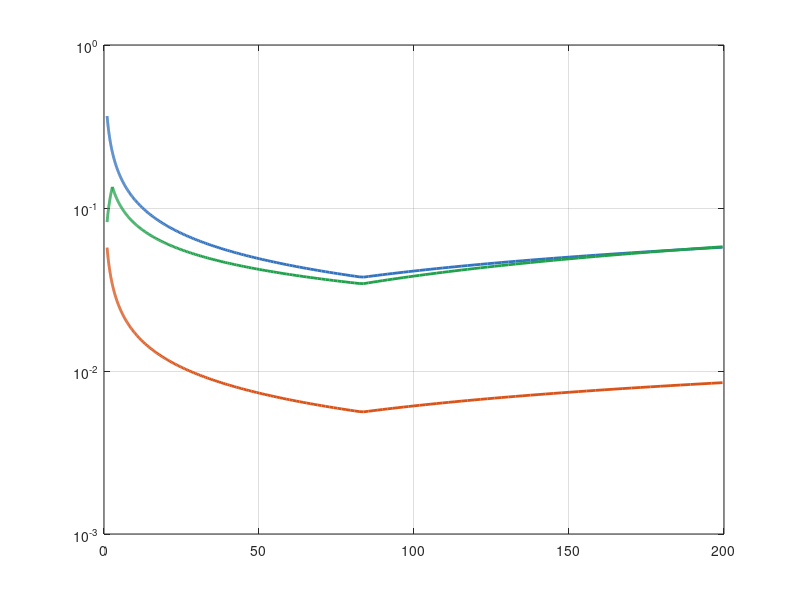

Recreate this plot in MATLAB. (Note: this script raises an error after producing the figure.)
% ==========================================================================
% MF Transformer Loss Estimation — Core & Winding Losses vs Frequency
% ==========================================================================
% Specification:
%   - Rated power  : 250 kW
%   - Voltage ratio: 800 V / 800 V  (1:1)
%   - Frequency range: 1 kHz – 200 kHz (sweep)
%   - Core materials: N87 ferrite, 3C95 ferrite, Nanocrystalline (Vitroperm)
%
% Models used:
%   - Core losses  : Steinmetz equation  P_fe = k * f^alpha * Bpk^beta * V_core
%   - Winding losses: P_cu = FR * R_dc * I_rms^2
%     where FR = 1 + (pi^2/48) * (d/delta)^4  (simplified Dowell, round wire)
%     and skin depth delta = sqrt(rho / (pi * mu0 * f))
%
% References:
%   Steinmetz parameters from manufacturer datasheets (TDK, Ferroxcube, VAC)
%   Dowell model: Dowell, P.L., IEE Proc., 1966
% ==========================================================================

clear; close all; clc;

% --------------------------------------------------------------------------
% 1. TRANSFORMER SPECIFICATIONS
% --------------------------------------------------------------------------
P_rated   = 250e3;          % [W]   rated power
V_primary = 800;            % [V]   primary voltage (rms)
FP        = 1.0;            % [-]   power factor (assumed unity)
I_rms     = P_rated / (V_primary * FP);   % [A] primary rms current ~312 A

fprintf('=== MF Transformer — 250 kW, 800V/800V ===\n');
fprintf('Primary rms current: %.1f A\n\n', I_rms);

% --------------------------------------------------------------------------
% 2. FREQUENCY SWEEP
% --------------------------------------------------------------------------
f_vec = logspace(3, 5.3, 300);   % [Hz]  1 kHz to ~200 kHz

% --------------------------------------------------------------------------
% 3. CORE MATERIAL PARAMETERS  (Steinmetz: P_v = k * f^alpha * Bpk^beta)
%    Units: P_v in W/m^3, f in Hz, Bpk in T
%    B_peak optimum is chosen as a function of frequency (see section 5)
% --------------------------------------------------------------------------
materials(1).name  = 'N87 (TDK)';
materials(1).k     = 6.5e-3;       % Steinmetz coefficient
materials(1).alpha = 1.70;         % frequency exponent
materials(1).beta  = 2.70;         % flux density exponent
materials(1).Bsat  = 0.39;         % [T]  saturation flux density @ 25°C
materials(1).color = [0.20 0.45 0.75];   % plot color (blue)
materials(1).f_max = 100e3;        % [Hz] practical upper limit

materials(2).name  = '3C95 (Ferroxcube)';
materials(2).k     = 1.5e-3;
materials(2).alpha = 1.60;
materials(2).beta  = 2.50;
materials(2).Bsat  = 0.41;
materials(2).color = [0.85 0.33 0.10];   % plot color (orange)
materials(2).f_max = 500e3;

materials(3).name  = 'Nanocrystalline (Vitroperm 500F)';
materials(3).k     = 2.0e-4;       % much lower losses
materials(3).alpha = 1.50;
materials(3).beta  = 2.00;
materials(3).Bsat  = 1.20;         % [T]  much higher Bsat
materials(3).color = [0.13 0.63 0.30];   % plot color (green)
materials(3).f_max = 200e3;

n_mat = length(materials);

% --------------------------------------------------------------------------
% 4. CORE VOLUME ESTIMATION
%    V_core is estimated from Faraday's law and an assumed window utilization.
%    A simple area-product approach: Ap = V_core * A_window
%    For a given frequency, fewer turns are needed → smaller core.
%    Here we use a simplified scaling: V_core ∝ 1/f  (constant flux linkage)
%    Anchor point: V_core = 2.5e-3 m^3 at f = 10 kHz
% --------------------------------------------------------------------------
V_core_ref = 2.5e-3;    % [m^3]  reference core volume at f_ref
f_ref      = 10e3;      % [Hz]   reference frequency
V_core_vec = V_core_ref * (f_ref ./ f_vec);  % [m^3]  scaled core volume
V_core_vec = max(V_core_vec, 0.3e-3);        % [m^3]  practical lower bound

% --------------------------------------------------------------------------
% 5. OPTIMAL PEAK FLUX DENSITY vs FREQUENCY
%    The optimal B_peak minimises total losses (core + copper).
%    As a practical approximation, B_opt scales as f^(-0.45) (empirical fit).
%    Anchor: B_opt = 80 mT at 10 kHz for ferrite, 400 mT for nanocrystalline.
% --------------------------------------------------------------------------
B_opt_ferrite_ref  = 80e-3;   % [T]  at f_ref = 10 kHz
B_opt_nano_ref     = 400e-3;  % [T]  at f_ref = 10 kHz

% --------------------------------------------------------------------------
% 6. WINDING (COPPER) LOSS MODEL
%    Simplified Dowell model for round litz wire:
%      FR = 1 + (pi^2/48) * (d_strand / delta)^4
%    where d_strand is chosen as 1.5 * delta(f) to keep FR low.
%    R_dc is estimated from geometry; scaled with 1/V_core for winding length.
% --------------------------------------------------------------------------
rho_cu  = 1.72e-8;   % [Ohm·m]  copper resistivity at 80°C (derated)
mu0     = 4*pi*1e-7; % [H/m]

% Skin depth vs frequency
delta_vec = sqrt(rho_cu ./ (pi * mu0 * f_vec));   % [m]

% Litz strand diameter: chosen as 1.5 * delta  (practical design rule)
d_strand_vec = 1.5 * delta_vec;

% Dowell FR factor for litz (valid for d/delta < 2)
FR_vec = 1 + (pi^2/48) * (d_strand_vec ./ delta_vec).^4;

% DC resistance: scales with winding volume / conductor cross-section
% R_dc_ref at f_ref, assuming fill factor k_cu = 0.35
k_cu        = 0.35;   % copper fill factor in window
R_dc_ref    = 0.20e-3;  % [Ohm]  total winding DC resistance at f_ref
% Scale: fewer turns at higher f → shorter wire → lower R_dc
R_dc_vec    = R_dc_ref * (f_ref ./ f_vec);
R_dc_vec    = max(R_dc_vec, 0.05e-3);   % practical lower bound

% AC copper losses
P_cu_vec = FR_vec .* R_dc_vec .* I_rms^2;   % [W]

% --------------------------------------------------------------------------
% 7. CORE LOSS CALCULATION FOR EACH MATERIAL
% --------------------------------------------------------------------------
P_fe  = zeros(n_mat, length(f_vec));
B_opt = zeros(n_mat, length(f_vec));

for m = 1:n_mat
    if m < 3   % ferrite materials
        B_opt(m,:) = B_opt_ferrite_ref * (f_ref ./ f_vec).^0.45;
    else       % nanocrystalline
        B_opt(m,:) = B_opt_nano_ref    * (f_ref ./ f_vec).^0.45;
    end
    % Clamp B_peak to 60% of Bsat (safety margin)
    B_opt(m,:) = min(B_opt(m,:), 0.60 * materials(m).Bsat);

    % Steinmetz core loss density [W/m^3]
    P_v = materials(m).k .* f_vec.^materials(m).alpha .* B_opt(m,:).^materials(m).beta;

    % Total core losses
    P_fe(m,:) = P_v .* V_core_vec;   % [W]
end

% Total losses per material
P_total = P_fe + P_cu_vec;   % [W]  (copper losses are material-independent)

% Efficiency
eta = P_rated ./ (P_rated + P_total) * 100;   % [%]

% --------------------------------------------------------------------------
% 8. PLOTS
% --------------------------------------------------------------------------
f_kHz = f_vec / 1e3;   % convert to kHz for x-axis labels

% --- Figure 1: Core losses vs frequency for all materials -----------------
figure('Name','Core Losses vs Frequency','NumberTitle','off','Position',[100 100 820 500]);
hold on; grid on; box on;
for m = 1:n_mat
    semilogy(f_kHz, P_fe(m,:), 'Color', materials(m).color, ...
        'LineWidth', 2, 'DisplayName', materials(m).name);
end
xline(12,  '--k', '12 kHz',  'LabelVerticalAlignment','bottom','FontSize',9);
xline(100, '--k', '100 kHz', 'LabelVerticalAlignment','bottom','FontSize',9);
xlabel('Switching frequency  f  [kHz]', 'FontSize', 12);
ylabel('Core losses  P_{fe}  [W]',      'FontSize', 12);
title('Core losses vs frequency — 250 kW, 800 V/800 V transformer', 'FontSize', 13);
legend('Location','northwest','FontSize',10);
xlim([1 200]); ylim([10 1e5]);
set(gca,'XScale','log','FontSize',11);

% --- Figure 2: Copper losses and skin depth --------------------------------
figure('Name','Winding Losses & Skin Depth','NumberTitle','off','Position',[120 120 820 500]);

yyaxis left
semilogx(f_kHz, P_cu_vec, 'b-', 'LineWidth', 2);
xlabel('Switching frequency  f  [kHz]', 'FontSize', 12);
ylabel('Copper losses  P_{cu}  [W]',    'FontSize', 12);
ylim([0 max(P_cu_vec)*1.3]);

yyaxis right
semilogx(f_kHz, delta_vec*1e3, 'r--', 'LineWidth', 1.8);
ylabel('Skin depth  \delta  [mm]', 'FontSize', 12);
ylim([0 max(delta_vec*1e3)*1.3]);

xline(12,  '--k', '12 kHz',  'LabelVerticalAlignment','bottom','FontSize',9);
xline(100, '--k', '100 kHz', 'LabelVerticalAlignment','bottom','FontSize',9);
title('Winding losses and skin depth vs frequency', 'FontSize', 13);
legend({'P_{cu} (copper losses)','Skin depth \delta'}, ...
    'Location','northeast','FontSize',10);
grid on; box on; set(gca,'FontSize',11);

% --- Figure 3: Total losses (core + copper) per material ------------------
figure('Name','Total Losses vs Frequency','NumberTitle','off','Position',[140 140 820 500]);
hold on; grid on; box on;
for m = 1:n_mat
    semilogy(f_kHz, P_total(m,:), 'Color', materials(m).color, ...
        'LineWidth', 2, 'DisplayName', materials(m).name);
end
semilogy(f_kHz, P_cu_vec, 'k:', 'LineWidth', 1.5, 'DisplayName', 'P_{cu} only (reference)');
xline(12,  '--k', '12 kHz',  'LabelVerticalAlignment','bottom','FontSize',9);
xline(100, '--k', '100 kHz', 'LabelVerticalAlignment','bottom','FontSize',9);
xlabel('Switching frequency  f  [kHz]', 'FontSize', 12);
ylabel('Total losses  P_{fe} + P_{cu}  [W]', 'FontSize', 12);
title('Total transformer losses vs frequency', 'FontSize', 13);
legend('Location','northwest','FontSize',10);
xlim([1 200]); ylim([50 1e5]);
set(gca,'XScale','log','FontSize',11);

% --- Figure 4: Efficiency vs frequency ------------------------------------
figure('Name','Efficiency vs Frequency','NumberTitle','off','Position',[160 160 820 500]);
hold on; grid on; box on;
for m = 1:n_mat
    eta_m = P_rated ./ (P_rated + P_total(m,:)) * 100;
    semilogx(f_kHz, eta_m, 'Color', materials(m).color, ...
        'LineWidth', 2, 'DisplayName', materials(m).name);
end
xline(12,  '--k', '12 kHz',  'LabelVerticalAlignment','bottom','FontSize',9);
xline(100, '--k', '100 kHz', 'LabelVerticalAlignment','bottom','FontSize',9);
xlabel('Switching frequency  f  [kHz]', 'FontSize', 12);
ylabel('Efficiency  \eta  [%]',          'FontSize', 12);
title('Transformer efficiency vs frequency', 'FontSize', 13);
legend('Location','southwest','FontSize',10);
xlim([1 200]); ylim([98.5 100]);
set(gca,'XScale','log','FontSize',11);

% --- Figure 5: Optimal B_peak vs frequency --------------------------------
figure('Name','Optimal Bpeak vs Frequency','NumberTitle','off','Position',[180 180 820 500]);
hold on; grid on; box on;
for m = 1:n_mat
    semilogx(f_kHz, B_opt(m,:)*1e3, 'Color', materials(m).color, ...
        'LineWidth', 2, 'DisplayName', [materials(m).name ...
        sprintf('  (B_{sat} = %.0f mT)', materials(m).Bsat*1e3)]);
end
xline(12,  '--k', '12 kHz',  'LabelVerticalAlignment','bottom','FontSize',9);
xline(100, '--k', '100 kHz', 'LabelVerticalAlignment','bottom','FontSize',9);
xlabel('Switching frequency  f  [kHz]',   'FontSize', 12);
ylabel('Optimal peak flux density  [mT]', 'FontSize', 12);
title('Optimal B_{peak} vs frequency (60% B_{sat} clamp)', 'FontSize', 13);
legend('Location','northeast','FontSize',10);
xlim([1 200]);
set(gca,'XScale','log','FontSize',11);

% --------------------------------------------------------------------------
% 9. SUMMARY TABLE AT KEY FREQUENCIES
% --------------------------------------------------------------------------
f_key = [12e3, 20e3, 50e3, 100e3];
fprintf('\n%-35s  %8s  %8s  %8s  %8s\n', 'Loss component / material', ...
    '12 kHz', '20 kHz', '50 kHz', '100 kHz');
fprintf('%s\n', repmat('-',1,75));

% Copper losses (material-independent)
idx = arrayfun(@(fk) find(f_vec >= fk, 1), f_key);
fprintf('%-35s', 'Copper losses P_cu [W]');
fprintf('  %8.0f', P_cu_vec(idx));
fprintf('\n');

% Core + total losses per material
for m = 1:n_mat
    fprintf('%-35s', ['Core  P_fe [W]  — ' materials(m).name]);
    fprintf('  %8.0f', P_fe(m, idx));
    fprintf('\n');
    fprintf('%-35s', ['Total P_tot [W] — ' materials(m).name]);
    fprintf('  %8.0f', P_total(m, idx));
    fprintf('\n');
    eta_row = P_rated ./ (P_rated + P_total(m, idx)) * 100;
    fprintf('%-35s', ['Efficiency [%%]  — ' materials(m).name]);
    fprintf('  %8.3f', eta_row);
    fprintf('\n');
    fprintf('%s\n', repmat('·',1,75));
end

fprintf('\nNote: copper losses assume litz wire with d_strand = 1.5 * delta(f).\n');
fprintf('Core volume scaled as V_core ∝ 1/f  (anchor: %.1f L at %g kHz).\n', ...
    V_core_ref*1e3, f_ref/1e3);
fprintf('Steinmetz model (iGSE recommended for non-sinusoidal DAB currents).\n');
